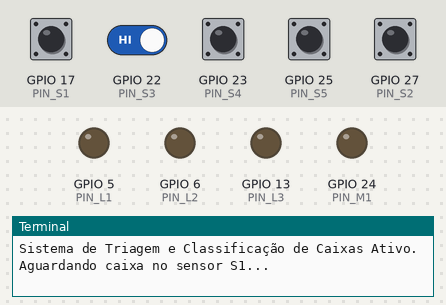
Recording of a program running on a simulated Raspberry Pi (BCM pin numbers). Shown: output pins drawn as LEDs (lit = HIGH), the last lines printed to the terminal. The inputs (shaded band) are chosen by the test bench; at power-on: GPIO 17 (PIN_S1), GPIO 22 (PIN_S3), GPIO 23 (PIN_S4), GPIO 25 (PIN_S5), GPIO 27 (PIN_S2) HIGH.

Above: at 1.2 s.
1.3 s: GPIO 17 (PIN_S1) pulled LOW for 0.15 s
At 2.5 s:
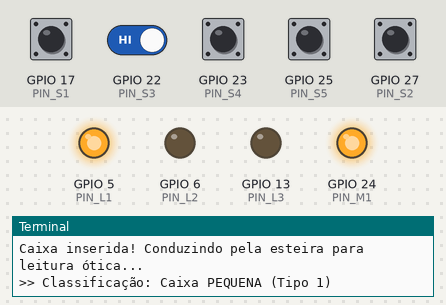
2.9 s: GPIO 25 (PIN_S5) pulled LOW for 0.15 s
At 3.9 s:
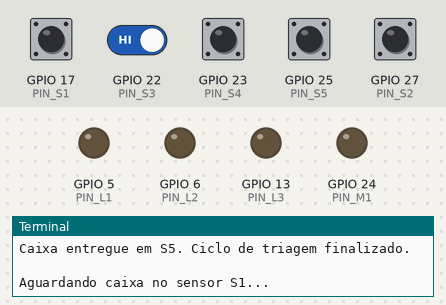
4.5 s: GPIO 17 (PIN_S1) pulled LOW for 1 s
At 5.2 s:
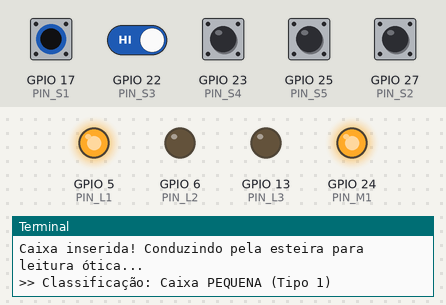
7.0 s: GPIO 25 (PIN_S5) pulled LOW for 1 s
At 8.3 s:
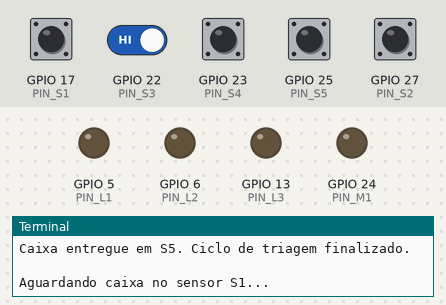
9.5 s: GPIO 17 (PIN_S1) driven LOW and GPIO 22 (PIN_S3) driven LOW
At 10.3 s:
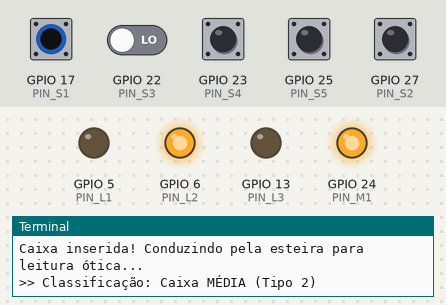
11.0 s: GPIO 25 (PIN_S5) pulled LOW for 0.15 s
Timing chart, 0 to 13.6 s (numbered marks = the images above; inputs shaded):
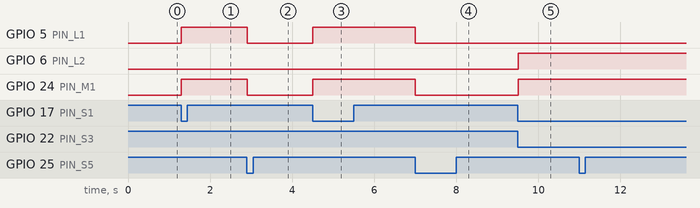

The program:

classificador_caixas.py
```python
# Projeto RPi 4: Classificador Industrial de Caixas por Altura com Sensores Múltiplos
import time

try:
    import RPi.GPIO as GPIO
except ImportError:
    class MockGPIO:
        BCM = OUT = IN = PUD_UP = 0
        def setmode(self, m): pass
        def setup(self, p, mode, pull_up_down=None): pass
        def output(self, p, val): pass
        def input(self, p): return 1
        def cleanup(self): pass
    GPIO = MockGPIO()

# Pinos de Entrada (Sensores)
PIN_S1 = 17 # Sensor de entrada
PIN_S2 = 27 # Sensor de altura baixa (Caixa Tipo 1)
PIN_S3 = 22 # Sensor de altura média (Caixa Tipo 2)
PIN_S4 = 23 # Sensor de altura alta (Caixa Tipo 3)
PIN_S5 = 25 # Sensor de fim de curso/saída

# Pinos de Saída (Atuadores e Lâmpadas)
PIN_M1 = 24 # Motor DC
PIN_L1 = 5  # Lâmpada Tipo 1 (Pequena)
PIN_L2 = 6  # Lâmpada Tipo 2 (Média)
PIN_L3 = 13 # Lâmpada Tipo 3 (Grande)

GPIO.setmode(GPIO.BCM)
GPIO.setup([PIN_S1, PIN_S2, PIN_S3, PIN_S4, PIN_S5], GPIO.IN, pull_up_down=GPIO.PUD_UP)
GPIO.setup([PIN_M1, PIN_L1, PIN_L2, PIN_L3], GPIO.OUT)

def apagar_lampadas():
    GPIO.output(PIN_L1, 0)
    GPIO.output(PIN_L2, 0)
    GPIO.output(PIN_L3, 0)

def aguardar_sensor(pino):
    while GPIO.input(pino) == 1:
        time.sleep(0.02)

print("Sistema de Triagem e Classificação de Caixas Ativo.")
try:
    while True:
        apagar_lampadas()
        print("Aguardando caixa no sensor S1...")
        aguardar_sensor(PIN_S1)

        # Liga motor
        GPIO.output(PIN_M1, 1)
        print("Caixa inserida! Conduzindo pela esteira para leitura ótica...")

        # Leitura dos sensores de altura na passagem
        s2_ativo = (GPIO.input(PIN_S2) == 0)
        s3_ativo = (GPIO.input(PIN_S3) == 0)
        s4_ativo = (GPIO.input(PIN_S4) == 0)

        if s4_ativo:
            print(">> Classificação: Caixa GRANDE (Tipo 3)")
            GPIO.output(PIN_L3, 1)
        elif s3_ativo:
            print(">> Classificação: Caixa MÉDIA (Tipo 2)")
            GPIO.output(PIN_L2, 1)
        else:
            print(">> Classificação: Caixa PEQUENA (Tipo 1)")
            GPIO.output(PIN_L1, 1)

        # Conduz até S5
        aguardar_sensor(PIN_S5)
        GPIO.output(PIN_M1, 0)
        apagar_lampadas()
        print("Caixa entregue em S5. Ciclo de triagem finalizado.\n")

except KeyboardInterrupt:
    GPIO.cleanup()
```

Measured:
- after the input at 1.3 s, GPIO 5 (PIN_L1), GPIO 24 (PIN_M1): LOW → HIGH at once
- after the input at 2.9 s, GPIO 5 (PIN_L1), GPIO 24 (PIN_M1): HIGH → LOW at once
- after the input at 4.5 s, GPIO 5 (PIN_L1), GPIO 24 (PIN_M1): LOW → HIGH at once
- after the input at 7.0 s, GPIO 5 (PIN_L1), GPIO 24 (PIN_M1): HIGH → LOW at once
- after the input at 9.5 s, GPIO 6 (PIN_L2), GPIO 24 (PIN_M1): LOW → HIGH at once
